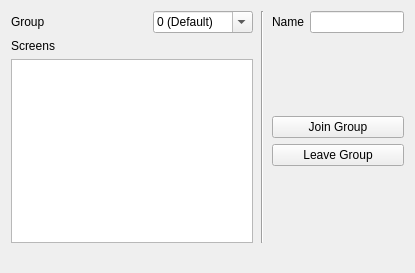
<?xml version="1.0" encoding="UTF-8"?>
<ui version="4.0">
 <class>MainWindow</class>
 <widget class="QMainWindow" name="MainWindow">
  <property name="geometry">
   <rect>
    <x>0</x>
    <y>0</y>
    <width>415</width>
    <height>273</height>
   </rect>
  </property>
  <property name="sizePolicy">
   <sizepolicy hsizetype="Preferred" vsizetype="Preferred">
    <horstretch>0</horstretch>
    <verstretch>0</verstretch>
   </sizepolicy>
  </property>
  <property name="windowTitle">
   <string>Synergy Controller</string>
  </property>
  <widget class="QWidget" name="centralWidget">
   <layout class="QVBoxLayout" name="verticalLayout_3">
    <item>
     <layout class="QHBoxLayout" name="horizontalLayout_3">
      <property name="spacing">
       <number>8</number>
      </property>
      <item>
       <layout class="QVBoxLayout" name="verticalLayout">
        <item>
         <layout class="QHBoxLayout" name="horizontalLayout">
          <item>
           <widget class="QLabel" name="label_2">
            <property name="text">
             <string>Group</string>
            </property>
           </widget>
          </item>
          <item>
           <spacer name="horizontalSpacer">
            <property name="orientation">
             <enum>Qt::Horizontal</enum>
            </property>
            <property name="sizeHint" stdset="0">
             <size>
              <width>40</width>
              <height>20</height>
             </size>
            </property>
           </spacer>
          </item>
          <item>
           <widget class="QComboBox" name="comboBox">
            <property name="sizePolicy">
             <sizepolicy hsizetype="Fixed" vsizetype="Fixed">
              <horstretch>0</horstretch>
              <verstretch>0</verstretch>
             </sizepolicy>
            </property>
            <property name="minimumSize">
             <size>
              <width>100</width>
              <height>0</height>
             </size>
            </property>
            <property name="editable">
             <bool>true</bool>
            </property>
            <item>
             <property name="text">
              <string>0 (Default)</string>
             </property>
            </item>
            <item>
             <property name="text">
              <string>1</string>
             </property>
            </item>
            <item>
             <property name="text">
              <string>2</string>
             </property>
            </item>
            <item>
             <property name="text">
              <string>3</string>
             </property>
            </item>
            <item>
             <property name="text">
              <string>4</string>
             </property>
            </item>
           </widget>
          </item>
         </layout>
        </item>
        <item>
         <widget class="QLabel" name="label">
          <property name="text">
           <string>Screens</string>
          </property>
         </widget>
        </item>
        <item>
         <widget class="QListView" name="listView">
          <property name="horizontalScrollBarPolicy">
           <enum>Qt::ScrollBarAlwaysOff</enum>
          </property>
         </widget>
        </item>
       </layout>
      </item>
      <item>
       <widget class="Line" name="line">
        <property name="orientation">
         <enum>Qt::Vertical</enum>
        </property>
       </widget>
      </item>
      <item>
       <layout class="QVBoxLayout" name="verticalLayout_2">
        <item>
         <layout class="QHBoxLayout" name="horizontalLayout_2">
          <item>
           <widget class="QLabel" name="label_3">
            <property name="text">
             <string>Name</string>
            </property>
           </widget>
          </item>
          <item>
           <widget class="QLineEdit" name="lineEdit"/>
          </item>
         </layout>
        </item>
        <item>
         <spacer name="verticalSpacer_2">
          <property name="orientation">
           <enum>Qt::Vertical</enum>
          </property>
          <property name="sizeHint" stdset="0">
           <size>
            <width>20</width>
            <height>40</height>
           </size>
          </property>
         </spacer>
        </item>
        <item>
         <widget class="QPushButton" name="pushButton">
          <property name="text">
           <string>Join Group</string>
          </property>
         </widget>
        </item>
        <item>
         <widget class="QPushButton" name="pushButton_2">
          <property name="text">
           <string>Leave Group</string>
          </property>
         </widget>
        </item>
        <item>
         <spacer name="verticalSpacer">
          <property name="orientation">
           <enum>Qt::Vertical</enum>
          </property>
          <property name="sizeHint" stdset="0">
           <size>
            <width>20</width>
            <height>40</height>
           </size>
          </property>
         </spacer>
        </item>
       </layout>
      </item>
     </layout>
    </item>
   </layout>
  </widget>
  <widget class="QStatusBar" name="statusBar">
   <property name="statusTip">
    <string/>
   </property>
   <property name="sizeGripEnabled">
    <bool>false</bool>
   </property>
  </widget>
 </widget>
 <layoutdefault spacing="6" margin="11"/>
 <resources/>
 <connections/>
</ui>
